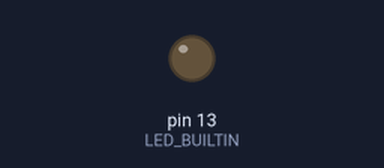
Simulated run of this sketch. Board: Arduino Uno, built with avr-gcc and run on an emulated ATmega328P. Parts: output pins drawn as LEDs (lit = HIGH). EEPROM starts erased.

Above: at 0.1 s.
At 1.8 s:
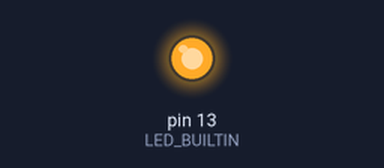
Timing chart, 0 to 8.2 s (numbered marks = the images above):
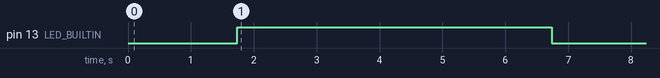

The sketch:

EEPROM.clear.ino
```cpp
#include<EEPROM.h>

void setup()
{
    pinMode(LED_BUILTIN, OUTPUT);
    Serial.begin(9600);
    for(int i = 0;i<512;i++)
        {
         EEPROM.write(i,0);
         }
   digitalWrite(LED_BUILTIN, HIGH);   // 输出高电平（打开LED）
   delay(5000);                       // 等待1秒（1秒= 1000微秒）
   digitalWrite(LED_BUILTIN, LOW);    // 输出低电平（关闭LED）
   delay(1000);                       // 等待1秒

}

void loop()
{
}
```
